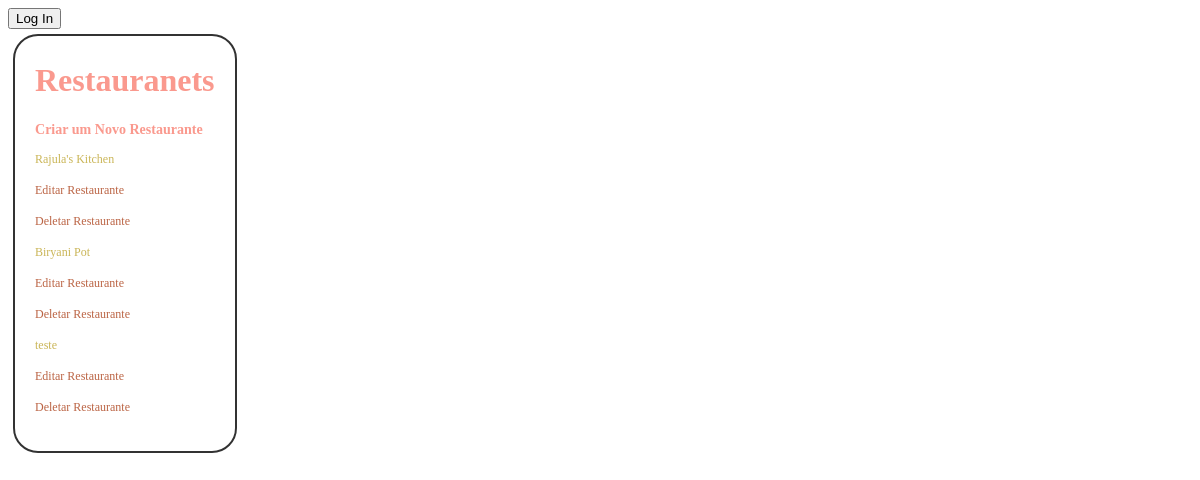
The page /restaurants/ on the database as committed earlier.
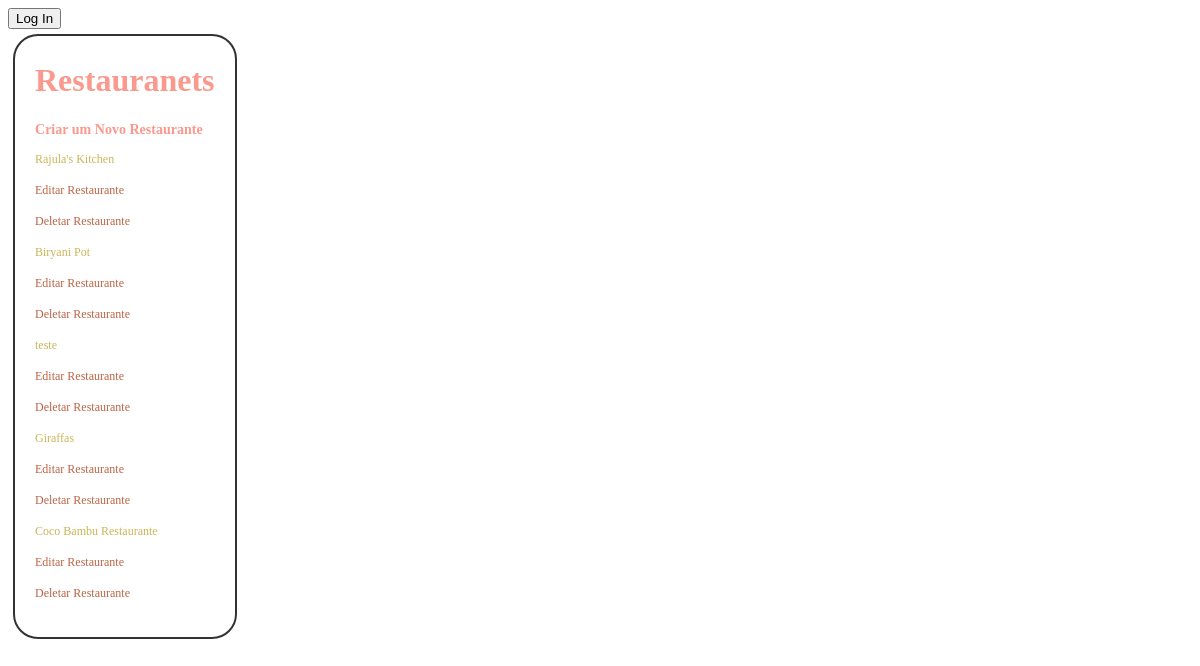
The same page on the database as committed later.
### database_setup.py (models this page shows, shortened)
class Restaurant(Base):
    __tablename__ = 'restaurant'
    id = Column(Integer, primary_key=True)
    name = Column(String(250), nullable=False)
    picture = Column(String(250))
    user_id = Column(Integer, ForeignKey('user.id'))
    user = relationship(User)

### project.py (the view)
@app.route('/')
@app.route('/restaurants/')
def showRestaurants():
    restaurants = session.query(Restaurant).all()
    return render_template('restaurants.html', restaurants=restaurants)

### templates/restaurants.html (shortened to what this page needs)
<html>
<head>
<link rel=stylesheet type=text/css href="{{ url_for('static', filename='main.css') }}">
</head>
<body>
{% include "nav.html" %}
<div class="pane">
<h1>Restauranets</h1>
<a href="{{url_for('newRestaurant')}}" > <h3> Criar um Novo Restaurante </h3> </a>
{% for restaurant in restaurants %}
<a href = "{{url_for('restaurantMenu', restaurant_id = restaurant.id)}}"> <p>{{restaurant.name}}</p></a>
<p><a href = "{{url_for('editRestaurant',restaurant_id = restaurant.id)}}">Editar Restaurante</a></p>
<p> <a href = "{{url_for('deleteRestaurant',restaurant_id = restaurant.id)}}">Deletar Restaurante</a> </p>
{% endfor %}
</div>
</body>
</html>

### templates/nav.html
<div>
  {% if 'username' not in session %}
  <a href="{{url_for('showLogin')}}" class="navbar-text navbar-margin-btn">
    <button type="button" class="btn btn-default navbar-btn">
      Log In
    </button>
  </a>
  {% else %}
  <a href="{{url_for('gdisconnect')}}" class="navbar-text navbar-margin-btn">
    <button type="button" class="btn btn-default navbar-btn">
      Logout
    </button>
  </a>
  {% endif %}
</div>

### static/main.css (style rules this page uses)
body { font-family: Tahoma; background-position: center; background-size: cover }
h1 { font-family: Tahoma; color: #7B895B }
h1, h2, h3, h4 { color: #FA8072; font-weight: bold; }
p { color: #BEA42E; }
a { text-decoration: none; color: #AB3E16; font-size: .75em; }
.pane { position: absolute; border: 2px solid; opacity: 0.8; filter: alpha(opacity=60); border-radius: 25px; padding: 20px; padding-top: 5px; margin: 5px; border-color: #000000; background-color: #ffffff; }

Rows that differ between the two databases and show on the page:
added Restaurant: name "Giraffas"
added Restaurant: name "Coco Bambu Restaurante"
